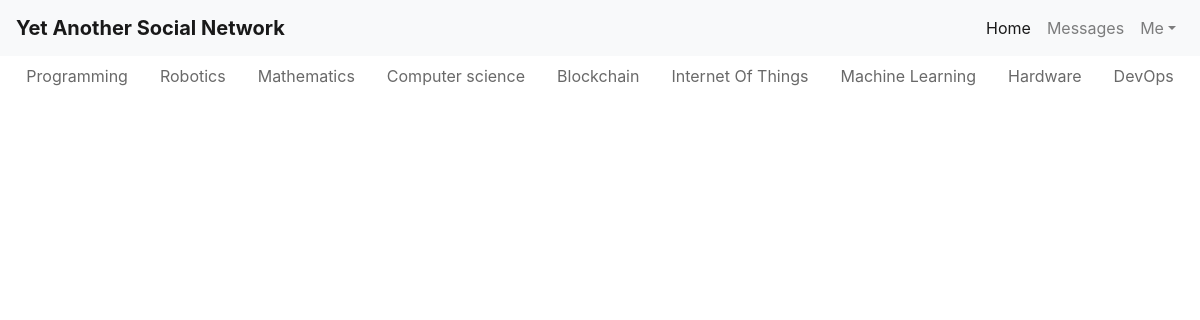
Before: /home/ with the older database file.
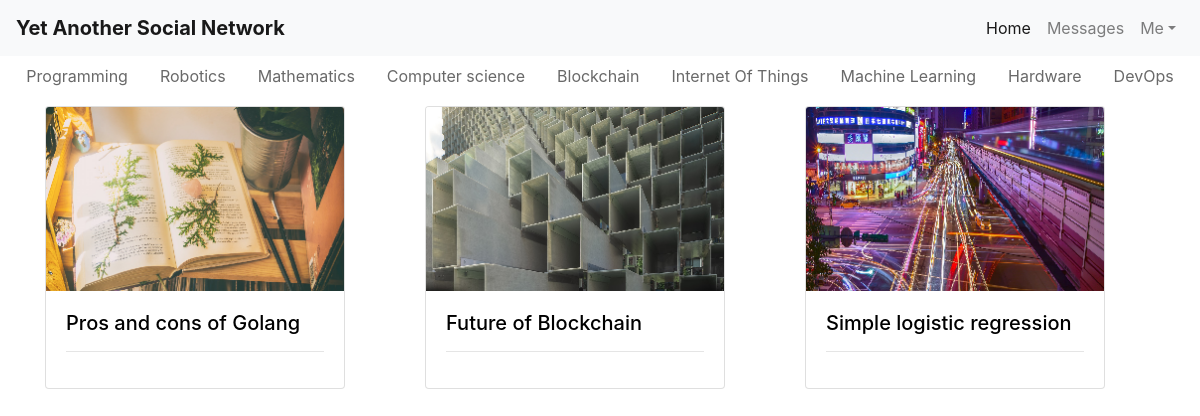
After: the same page with the newer database file.
### blog/models.py (models this page shows, shortened)
class Article(models.Model):
    categories = [
        ('prog', 'Programming'),
        ('robo', 'Robotics'),
        ('math', 'Mathematics'),
        ('cs', 'Computer Science'),
        ('bc', 'Blockchain'),
        ('iot', 'Internet Of Things'),
        ('ml', 'Machine Learning'),
        ('hard', 'Hardware'),
        ('do', 'DevOps')
    ]
    title = models.CharField(max_length=256)
    logo = models.ImageField(upload_to=get_logo_path, null=True)
    logo_preview = models.ImageField(upload_to=get_logo_preview_path, null=True)
    category = models.CharField(max_length=4, choices=categories)
    author = models.ForeignKey(get_user_model(), on_delete=models.CASCADE)
    date_created = models.DateField(auto_now_add=True)
    date_modified = models.DateField(auto_now=True)
    body = HTMLField('Content')

### blog/views.py (the view)
# urls.py: path('', home)
def home(request):
    queryset = Article.objects.all()
    articles = [queryset[i:i + 3] for i in range(0, len(queryset), 3)]
    context = {
        'articles': articles
    }
    return render(request, 'blog/home.html', context)

### blog/templates/blog/home.html (shortened to what this page needs)
{% extends "blog/base.html" %}
{% load static %}
{% block content %}
    <ul class="nav nav-pills justify-content-center grey" style="margin-top: 56px;">
        <li id="prog" class="nav-item">
            <a class="nav-link" href="/home/prog">Programming</a>
        </li>
        <li id="robo" class="nav-item">
            <a class="nav-link" href="/home/robo">Robotics</a>
        </li>
        <li id="math" class="nav-item">
            <a class="nav-link" href="/home/math">Mathematics</a>
        </li>
        <li id="cs" class="nav-item">
            <a class="nav-link" href="/home/cs">Computer science</a>
        </li>
        <li id="bc" class="nav-item">
            <a class="nav-link" href="/home/bc">Blockchain</a>
        </li>
        <li id="iot" class="nav-item">
            <a class="nav-link" href="/home/iot">Internet Of Things</a>
        </li>
        <li id="ml" class="nav-item">
            <a class="nav-link" href="/home/ml">Machine Learning</a>
        </li>
        <li id="hard" class="nav-item">
            <a class="nav-link" href="/home/hard">Hardware</a>
        </li>
        <li id="do" class="nav-item">
            <a class="nav-link" href="/home/do">DevOps</a>
        </li>
    </ul>
    <div class="container" style="padding-top: 10px;">
        {% for article_set in articles %}
            <div class="row">
                {% for article in article_set %}
                    <div class="col">
                        <a id="preview" href="/home/{{ article.category }}/{{ article.id }}">
                            <div class="card" style="width: 300px;">
                                <img class="card-img-top" src="{{ article.logo_preview.url }}" alt="Card image">
                                <div class="card-body">
                                    <h5 class="card-title">{{ article.title }}</h5>
                                    <hr>
                                </div>
                            </div>
                        </a>
                    </div>
                {% endfor %}
            </div>
        {% endfor %}
    </div>
{% endblock %}

### blog/templates/blog/base.html (shortened to what this page needs)
<!DOCTYPE html>
<html lang="en">
<head>
    <link rel="stylesheet" href="https://maxcdn.bootstrapcdn.com/bootstrap/4.3.1/css/bootstrap.min.css">
</head>
<body>
    <nav class="navbar navbar-expand-md navbar-light bg-light fixed-top">
        <a class="navbar-brand" href="/home"><strong>Yet Another Social Network</strong></a>
        <div class="collapse navbar-collapse" id="collapsibleNavbar">
            <ul class="navbar-nav ml-auto">
                <li class="nav-item">
                    <a id="home" class="nav-link" href="/home">Home</a>
                </li>
                <li class="nav-item">
                    <a id="messages" class="nav-link" href="/messages">Messages</a>
                </li>
                <li class="nav-item dropdown">
                    <a id="me" class="nav-link dropdown-toggle" href="#" data-toggle="dropdown">Me</a>
                </li>
            </ul>
        </div>
    </nav>
    {% block content %}{% endblock %}
</body>
</html>

Changed rows visible on the page:
added Article: logo_preview (picture), title "Pros and cons of Golang"
added Article: logo_preview (picture), title "Future of Blockchain"
added Article: logo_preview (picture), title "Simple logistic regression"
